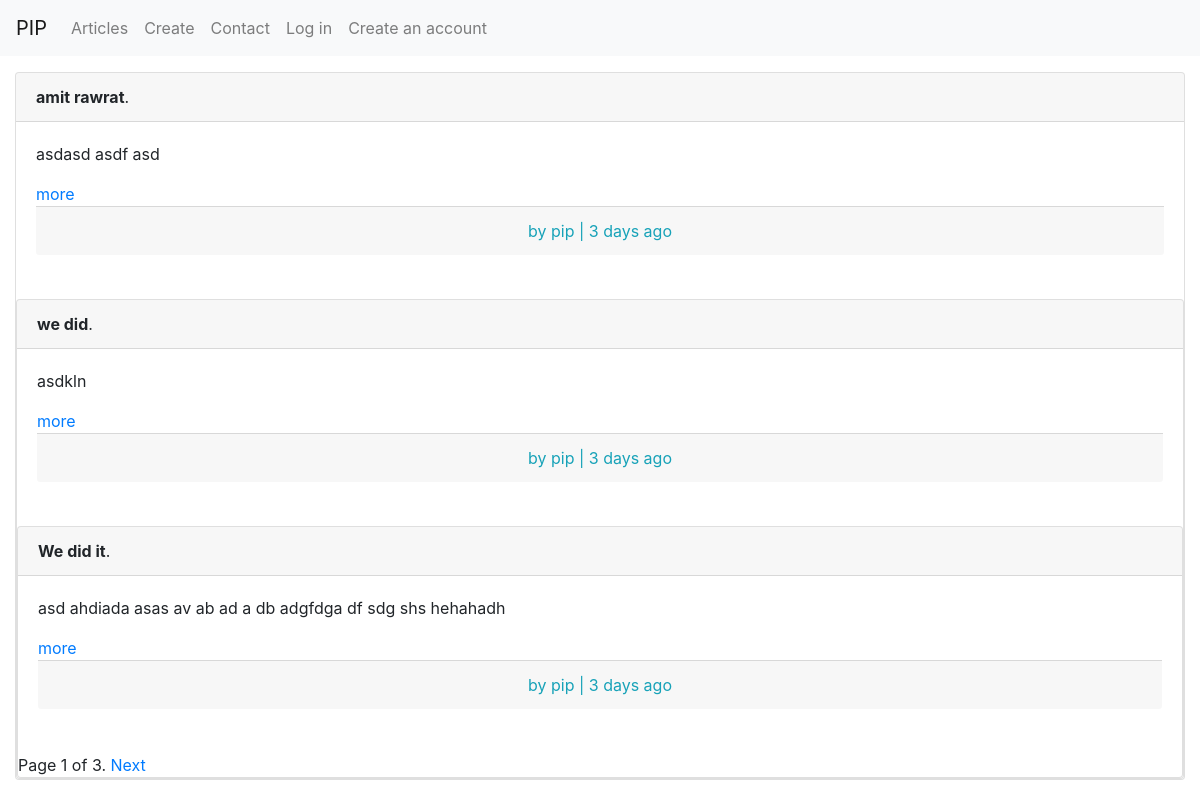
/articles/, run on an earlier commit of the app's database.
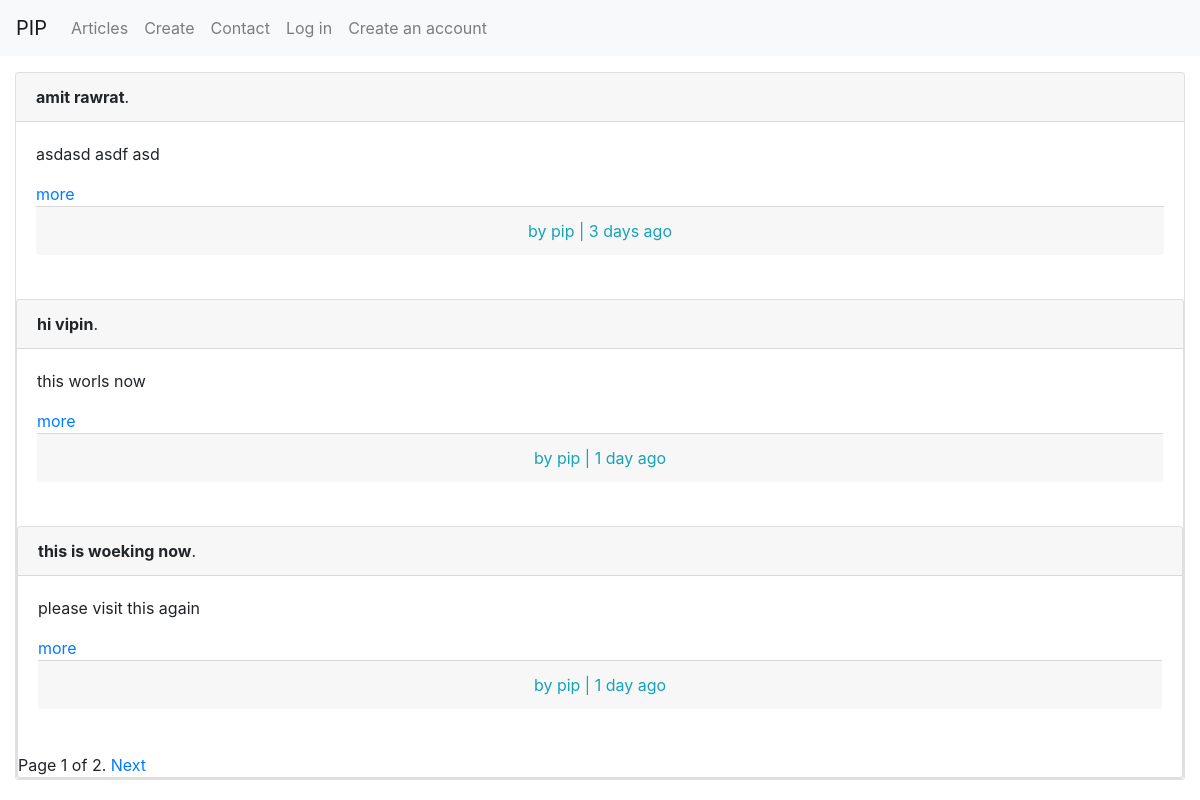
And on a later commit of the database.
### articles/models.py (models this page shows, shortened)
class Article(models.Model):
    title = models.CharField(max_length=255 )
    slug = models.SlugField(max_length= 255, unique_for_date = 'created')
    body = models.TextField()
    created = models.DateTimeField(auto_now_add=True)
    updated = models.DateTimeField(auto_now= True)
    author = models.ForeignKey(User, on_delete=models.CASCADE)
    lat = models.DecimalField(_('Latitude'), max_digits=22, decimal_places=16, blank=True, null=True)
    lng = models.DecimalField(_('Longitude'), max_digits=22, decimal_places=16, blank=True, null=True)
    def get_absolute_url(self):
        return reverse('articles:article_detail',
                    args=[ self.created.year,
                            self.created.month,
                            self.created.day,
                            self.slug])
    @property
    def age(self):
        now = datetime.now()
        created_time = datetime.combine(
                            self.created,
                            datetime.now().min.time()
                    )
        try:
            difference = now - created_time
        except:
            return "Unknown"
        if difference <= timedelta(minutes=1):
            return 'just now'
        return '{time} ago'.format(time= timesince(created_time).split(', ')[0])

### articles/views.py (the view)
# urls.py: path('', ArticleListView.as_view(), name='list'),
class ArticleListView(ListView):
    model = Article
    context_object_name = 'articles'
    paginate_by = 3
    template_name = 'articlesApp/article_list.html'

### templates/articlesApp/article_list.html (shortened to what this page needs)
{%extends 'base.html' %}
{% block content %}
    {% for article in articles %}
        <div class="card">
            <div class="card-header">
                <span class="font-weight-bold">{{ article.title }}</span>.
            </div>
        <div class="card-body">
            {{ article.body|truncatewords:30|linebreaks }}
            <a href = "{{ article.get_absolute_url }}">
                    more
                </a>
            <div class="card-footer text-center text-muted">
                <span class="text-info">by {{ article.author }} | {{ article.age }}</span>
            </div>
    </div>
    <br />
{% endfor %}
{%	include	"pagination.html" with page=page_obj	%}
{% endblock content %}

### templates/base.html (shortened to what this page needs)
{% load bootstrap3 %}
{% load static %}
<!DOCTYPE html>
<html>
    <head>
        <link rel="stylesheet" href="https://maxcdn.bootstrapcdn.com/bootstrap/4.3.1/css/bootstrap.min.css">
    </head>
    <body>
        <nav class="navbar navbar-expand-lg navbar-light bg-light">
                <a class="navbar-brand" href="{% url 'index' %}">PIP</a>
                <div class="collapse navbar-collapse" id= "navbarNavAltMarkup">
                    <div class="navbar-nav">
                        {% if request.user.is_authenticated %}
                                <a class="nav-link" href="{% url 'articles:list' %}">Articles</a>
                                <a class="nav-link" href="{% url 'articles:article_new' %}">Create</a>
                               <a class="nav-link" href="#">Contact</a>
                                <a class="nav-link mr-auto-right" href="#"  >{{ request.user.username}} </a>
                               <a class="nav-link mr-auto-right" href="{% url 'accounts:log_out' %}">Log Out</a>
                        {% else %}
                            <a class="nav-link" href="{% url 'articles:list' %}">Articles</a>
                            <a class="nav-link" href="{% url 'articles:article_new' %}">Create</a>
                            <a class="nav-link" href="#">Contact</a>
                            <a class="nav-link" href="{% url 'accounts:log_in' %}">Log in</a>
                            <a class="nav-link" href="{% url 'accounts:register' %}">Create an account</a>
                        {% endif %}
                    </div>
                </div>
        </nav>
<div class="container-fluid mt-3">
    {% block content %}
    {% endblock %}
</div>
</body>
</html>

### templates/pagination.html (shortened to what this page needs)
<div	class="pagination">
    <span	class="step-links">
            <span	class="current">
            Page	{{	page.number	}}	of	{{	page.paginator.num_pages	}}.
            </span>
            {%	if	page.has_next	%}
            <a	href="?page={{	page.next_page_number	}}">Next</a>
            {%	endif	%}
    </span>
</div>

What changed in the data, as far as the page shows it:
removed Article: title "we did", body "asdkln", author "pip", age "3 days ago"
removed Article: title "We did it", body "asd ahdiada asas av ab ad a db adgfdga df sdg shs hehahadh", author "pip", age "3 days ago"
added Article: title "hi vipin", body "this worls now", author "pip", age "1 day ago"
added Article: title "this is woeking now", body "please visit this again", author "pip", age "1 day ago"
Also different on the page:
{{ page.paginator.num_pages }}: "3" → "2"
